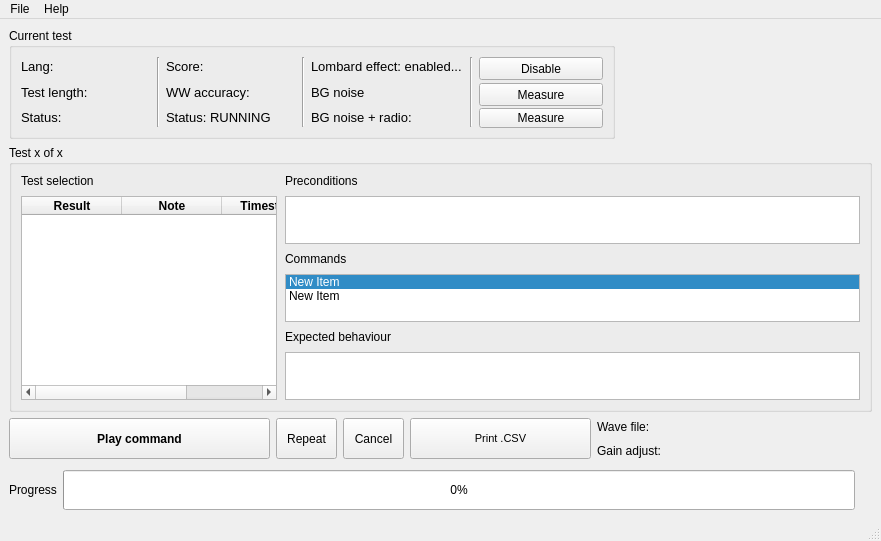
<?xml version="1.0" encoding="UTF-8"?>
<ui version="4.0">
 <class>MainWindow</class>
 <widget class="QMainWindow" name="MainWindow">
  <property name="enabled">
   <bool>true</bool>
  </property>
  <property name="geometry">
   <rect>
    <x>0</x>
    <y>0</y>
    <width>881</width>
    <height>541</height>
   </rect>
  </property>
  <property name="sizePolicy">
   <sizepolicy hsizetype="Preferred" vsizetype="Preferred">
    <horstretch>0</horstretch>
    <verstretch>7</verstretch>
   </sizepolicy>
  </property>
  <property name="minimumSize">
   <size>
    <width>881</width>
    <height>440</height>
   </size>
  </property>
  <property name="windowTitle">
   <string>MainWindow</string>
  </property>
  <property name="inputMethodHints">
   <set>Qt::ImhNone</set>
  </property>
  <widget class="QWidget" name="centralwidget">
   <property name="minimumSize">
    <size>
     <width>881</width>
     <height>413</height>
    </size>
   </property>
   <layout class="QGridLayout" name="gridLayout">
    <item row="0" column="0">
     <layout class="QVBoxLayout" name="verticalLayout_13">
      <item>
       <layout class="QVBoxLayout" name="verticalLayout_11">
        <item>
         <layout class="QVBoxLayout" name="verticalLayout_9">
          <item>
           <layout class="QHBoxLayout" name="horizontalLayout">
            <item>
             <widget class="QGroupBox" name="groupBox">
              <property name="minimumSize">
               <size>
                <width>561</width>
                <height>111</height>
               </size>
              </property>
              <property name="sizeIncrement">
               <size>
                <width>7</width>
                <height>0</height>
               </size>
              </property>
              <property name="title">
               <string>Current test</string>
              </property>
              <layout class="QVBoxLayout" name="verticalLayout_10">
               <item>
                <layout class="QHBoxLayout" name="horizontalLayout_5">
                 <item>
                  <layout class="QVBoxLayout" name="verticalLayout">
                   <item>
                    <widget class="QLabel" name="langLabel">
                     <property name="font">
                      <font>
                       <pointsize>10</pointsize>
                      </font>
                     </property>
                     <property name="text">
                      <string>Lang:</string>
                     </property>
                    </widget>
                   </item>
                   <item>
                    <widget class="QLabel" name="lengthLabel">
                     <property name="font">
                      <font>
                       <pointsize>10</pointsize>
                      </font>
                     </property>
                     <property name="text">
                      <string>Test length: </string>
                     </property>
                    </widget>
                   </item>
                   <item>
                    <widget class="QLabel" name="completedLabel">
                     <property name="font">
                      <font>
                       <pointsize>10</pointsize>
                      </font>
                     </property>
                     <property name="text">
                      <string>Status: </string>
                     </property>
                    </widget>
                   </item>
                  </layout>
                 </item>
                 <item>
                  <widget class="Line" name="line">
                   <property name="orientation">
                    <enum>Qt::Vertical</enum>
                   </property>
                  </widget>
                 </item>
                 <item>
                  <layout class="QVBoxLayout" name="verticalLayout_2">
                   <item>
                    <widget class="QLabel" name="scoreLabel">
                     <property name="font">
                      <font>
                       <pointsize>10</pointsize>
                      </font>
                     </property>
                     <property name="text">
                      <string>Score: </string>
                     </property>
                    </widget>
                   </item>
                   <item>
                    <widget class="QLabel" name="wwLabel">
                     <property name="font">
                      <font>
                       <pointsize>10</pointsize>
                      </font>
                     </property>
                     <property name="text">
                      <string>WW accuracy:</string>
                     </property>
                    </widget>
                   </item>
                   <item>
                    <widget class="QLabel" name="statusLabel">
                     <property name="font">
                      <font>
                       <pointsize>10</pointsize>
                      </font>
                     </property>
                     <property name="text">
                      <string>Status: RUNNING</string>
                     </property>
                    </widget>
                   </item>
                  </layout>
                 </item>
                 <item>
                  <widget class="Line" name="line_2">
                   <property name="orientation">
                    <enum>Qt::Vertical</enum>
                   </property>
                  </widget>
                 </item>
                 <item>
                  <layout class="QVBoxLayout" name="verticalLayout_6">
                   <item>
                    <widget class="QLabel" name="lombardLabel">
                     <property name="font">
                      <font>
                       <pointsize>10</pointsize>
                      </font>
                     </property>
                     <property name="text">
                      <string>Lombard effect: enabled...</string>
                     </property>
                    </widget>
                   </item>
                   <item>
                    <widget class="QLabel" name="noiseLabel">
                     <property name="font">
                      <font>
                       <pointsize>10</pointsize>
                      </font>
                     </property>
                     <property name="text">
                      <string>BG noise</string>
                     </property>
                    </widget>
                   </item>
                   <item>
                    <widget class="QLabel" name="noiseLabel_2">
                     <property name="enabled">
                      <bool>true</bool>
                     </property>
                     <property name="minimumSize">
                      <size>
                       <width>153</width>
                       <height>0</height>
                      </size>
                     </property>
                     <property name="font">
                      <font>
                       <pointsize>10</pointsize>
                      </font>
                     </property>
                     <property name="focusPolicy">
                      <enum>Qt::TabFocus</enum>
                     </property>
                     <property name="text">
                      <string>BG noise + radio: </string>
                     </property>
                    </widget>
                   </item>
                  </layout>
                 </item>
                 <item>
                  <widget class="Line" name="line_3">
                   <property name="orientation">
                    <enum>Qt::Vertical</enum>
                   </property>
                  </widget>
                 </item>
                 <item>
                  <layout class="QVBoxLayout" name="verticalLayout_3">
                   <item>
                    <widget class="QPushButton" name="pushButton">
                     <property name="minimumSize">
                      <size>
                       <width>100</width>
                       <height>23</height>
                      </size>
                     </property>
                     <property name="maximumSize">
                      <size>
                       <width>125</width>
                       <height>23</height>
                      </size>
                     </property>
                     <property name="text">
                      <string>Disable</string>
                     </property>
                    </widget>
                   </item>
                   <item>
                    <widget class="QPushButton" name="pushButton_2">
                     <property name="minimumSize">
                      <size>
                       <width>124</width>
                       <height>23</height>
                      </size>
                     </property>
                     <property name="maximumSize">
                      <size>
                       <width>124</width>
                       <height>23</height>
                      </size>
                     </property>
                     <property name="text">
                      <string>Measure</string>
                     </property>
                    </widget>
                   </item>
                   <item>
                    <widget class="QPushButton" name="pushButton_3">
                     <property name="minimumSize">
                      <size>
                       <width>124</width>
                       <height>20</height>
                      </size>
                     </property>
                     <property name="maximumSize">
                      <size>
                       <width>124</width>
                       <height>20</height>
                      </size>
                     </property>
                     <property name="text">
                      <string>Measure</string>
                     </property>
                    </widget>
                   </item>
                  </layout>
                 </item>
                </layout>
               </item>
              </layout>
             </widget>
            </item>
            <item>
             <widget class="QLabel" name="logoLabel">
              <property name="minimumSize">
               <size>
                <width>251</width>
                <height>91</height>
               </size>
              </property>
              <property name="maximumSize">
               <size>
                <width>251</width>
                <height>91</height>
               </size>
              </property>
              <property name="text">
               <string/>
              </property>
              <property name="pixmap">
               <pixmap resource="gui_imgs.qrc">:/images/vortex_logo_2.png</pixmap>
              </property>
              <property name="scaledContents">
               <bool>true</bool>
              </property>
             </widget>
            </item>
           </layout>
          </item>
          <item>
           <widget class="QGroupBox" name="groupBox_2">
            <property name="sizePolicy">
             <sizepolicy hsizetype="Preferred" vsizetype="Expanding">
              <horstretch>0</horstretch>
              <verstretch>0</verstretch>
             </sizepolicy>
            </property>
            <property name="minimumSize">
             <size>
              <width>861</width>
              <height>151</height>
             </size>
            </property>
            <property name="title">
             <string>Test x of x</string>
            </property>
            <property name="flat">
             <bool>false</bool>
            </property>
            <property name="checkable">
             <bool>false</bool>
            </property>
            <layout class="QHBoxLayout" name="horizontalLayout_11">
             <item>
              <layout class="QHBoxLayout" name="horizontalLayout_4" stretch="4,9">
               <property name="spacing">
                <number>8</number>
               </property>
               <property name="leftMargin">
                <number>0</number>
               </property>
               <item>
                <layout class="QVBoxLayout" name="verticalLayout_4">
                 <item>
                  <widget class="QLabel" name="label_3">
                   <property name="sizePolicy">
                    <sizepolicy hsizetype="Preferred" vsizetype="Fixed">
                     <horstretch>0</horstretch>
                     <verstretch>0</verstretch>
                    </sizepolicy>
                   </property>
                   <property name="text">
                    <string>Test selection</string>
                   </property>
                  </widget>
                 </item>
                 <item>
                  <widget class="QTableWidget" name="tableWidget">
                   <property name="sizePolicy">
                    <sizepolicy hsizetype="Ignored" vsizetype="Preferred">
                     <horstretch>0</horstretch>
                     <verstretch>0</verstretch>
                    </sizepolicy>
                   </property>
                   <property name="editTriggers">
                    <set>QAbstractItemView::AnyKeyPressed|QAbstractItemView::DoubleClicked</set>
                   </property>
                   <property name="cornerButtonEnabled">
                    <bool>true</bool>
                   </property>
                   <column>
                    <property name="text">
                     <string>Result</string>
                    </property>
                    <property name="font">
                     <font>
                      <weight>75</weight>
                      <bold>true</bold>
                     </font>
                    </property>
                   </column>
                   <column>
                    <property name="text">
                     <string>Note</string>
                    </property>
                    <property name="font">
                     <font>
                      <weight>75</weight>
                      <bold>true</bold>
                     </font>
                    </property>
                   </column>
                   <column>
                    <property name="text">
                     <string>Timestamp</string>
                    </property>
                    <property name="font">
                     <font>
                      <weight>75</weight>
                      <bold>true</bold>
                     </font>
                    </property>
                   </column>
                  </widget>
                 </item>
                </layout>
               </item>
               <item>
                <layout class="QVBoxLayout" name="verticalLayout_5">
                 <item>
                  <widget class="QLabel" name="label">
                   <property name="sizePolicy">
                    <sizepolicy hsizetype="Preferred" vsizetype="Fixed">
                     <horstretch>0</horstretch>
                     <verstretch>0</verstretch>
                    </sizepolicy>
                   </property>
                   <property name="text">
                    <string>Preconditions</string>
                   </property>
                  </widget>
                 </item>
                 <item>
                  <widget class="QTextBrowser" name="precBox">
                   <property name="sizePolicy">
                    <sizepolicy hsizetype="Minimum" vsizetype="Preferred">
                     <horstretch>0</horstretch>
                     <verstretch>0</verstretch>
                    </sizepolicy>
                   </property>
                   <property name="html">
                    <string>&lt;!DOCTYPE HTML PUBLIC &quot;-//W3C//DTD HTML 4.0//EN&quot; &quot;http://www.w3.org/TR/REC-html40/strict.dtd&quot;&gt;
&lt;html&gt;&lt;head&gt;&lt;meta name=&quot;qrichtext&quot; content=&quot;1&quot; /&gt;&lt;style type=&quot;text/css&quot;&gt;
p, li { white-space: pre-wrap; }
&lt;/style&gt;&lt;/head&gt;&lt;body style=&quot; font-family:'MS Shell Dlg 2'; font-size:8.25pt; font-weight:400; font-style:normal;&quot;&gt;
&lt;p style=&quot;-qt-paragraph-type:empty; margin-top:0px; margin-bottom:0px; margin-left:0px; margin-right:0px; -qt-block-indent:0; text-indent:0px;&quot;&gt;&lt;br /&gt;&lt;/p&gt;&lt;/body&gt;&lt;/html&gt;</string>
                   </property>
                  </widget>
                 </item>
                 <item>
                  <widget class="QLabel" name="commandsLabel">
                   <property name="sizePolicy">
                    <sizepolicy hsizetype="Preferred" vsizetype="Fixed">
                     <horstretch>0</horstretch>
                     <verstretch>0</verstretch>
                    </sizepolicy>
                   </property>
                   <property name="text">
                    <string>Commands</string>
                   </property>
                  </widget>
                 </item>
                 <item>
                  <widget class="QListWidget" name="commandsBox">
                   <property name="sizePolicy">
                    <sizepolicy hsizetype="Minimum" vsizetype="Maximum">
                     <horstretch>0</horstretch>
                     <verstretch>0</verstretch>
                    </sizepolicy>
                   </property>
                   <property name="dragEnabled">
                    <bool>false</bool>
                   </property>
                   <property name="alternatingRowColors">
                    <bool>false</bool>
                   </property>
                   <property name="currentRow">
                    <number>0</number>
                   </property>
                   <item>
                    <property name="text">
                     <string>New Item</string>
                    </property>
                   </item>
                   <item>
                    <property name="text">
                     <string>New Item</string>
                    </property>
                   </item>
                  </widget>
                 </item>
                 <item>
                  <widget class="QLabel" name="expectedLabel">
                   <property name="sizePolicy">
                    <sizepolicy hsizetype="Preferred" vsizetype="Fixed">
                     <horstretch>0</horstretch>
                     <verstretch>0</verstretch>
                    </sizepolicy>
                   </property>
                   <property name="text">
                    <string>Expected behaviour</string>
                   </property>
                  </widget>
                 </item>
                 <item>
                  <widget class="QListWidget" name="expectedBox">
                   <property name="sizePolicy">
                    <sizepolicy hsizetype="Minimum" vsizetype="Maximum">
                     <horstretch>0</horstretch>
                     <verstretch>0</verstretch>
                    </sizepolicy>
                   </property>
                  </widget>
                 </item>
                </layout>
               </item>
              </layout>
             </item>
            </layout>
           </widget>
          </item>
         </layout>
        </item>
       </layout>
      </item>
      <item>
       <layout class="QVBoxLayout" name="verticalLayout_12">
        <item>
         <layout class="QHBoxLayout" name="horizontalLayout_7">
          <item>
           <widget class="QPushButton" name="playButton">
            <property name="minimumSize">
             <size>
              <width>261</width>
              <height>41</height>
             </size>
            </property>
            <property name="font">
             <font>
              <weight>75</weight>
              <bold>true</bold>
             </font>
            </property>
            <property name="toolTip">
             <string notr="true">Play command</string>
            </property>
            <property name="toolTipDuration">
             <number>-1</number>
            </property>
            <property name="text">
             <string>Play command</string>
            </property>
            <property name="shortcut">
             <string notr="true">P</string>
            </property>
           </widget>
          </item>
          <item>
           <layout class="QHBoxLayout" name="horizontalLayout_9"/>
          </item>
          <item>
           <widget class="QPushButton" name="repeatButton">
            <property name="minimumSize">
             <size>
              <width>61</width>
              <height>41</height>
             </size>
            </property>
            <property name="maximumSize">
             <size>
              <width>61</width>
              <height>41</height>
             </size>
            </property>
            <property name="toolTip">
             <string notr="true">Repeat current command</string>
            </property>
            <property name="text">
             <string>Repeat</string>
            </property>
            <property name="shortcut">
             <string>R</string>
            </property>
           </widget>
          </item>
          <item>
           <widget class="QPushButton" name="cancel_button">
            <property name="minimumSize">
             <size>
              <width>61</width>
              <height>41</height>
             </size>
            </property>
            <property name="maximumSize">
             <size>
              <width>61</width>
              <height>41</height>
             </size>
            </property>
            <property name="text">
             <string>Cancel</string>
            </property>
            <property name="shortcut">
             <string>Ctrl+C</string>
            </property>
           </widget>
          </item>
          <item>
           <widget class="QPushButton" name="printButton">
            <property name="minimumSize">
             <size>
              <width>181</width>
              <height>41</height>
             </size>
            </property>
            <property name="maximumSize">
             <size>
              <width>181</width>
              <height>41</height>
             </size>
            </property>
            <property name="font">
             <font>
              <pointsize>8</pointsize>
              <weight>50</weight>
              <bold>false</bold>
             </font>
            </property>
            <property name="cursor">
             <cursorShape>PointingHandCursor</cursorShape>
            </property>
            <property name="toolTip">
             <string notr="true">Make .csv file from the test results</string>
            </property>
            <property name="statusTip">
             <string>Begin the test</string>
            </property>
            <property name="text">
             <string>Print .CSV</string>
            </property>
           </widget>
          </item>
          <item>
           <spacer name="horizontalSpacer_2">
            <property name="orientation">
             <enum>Qt::Horizontal</enum>
            </property>
            <property name="sizeHint" stdset="0">
             <size>
              <width>40</width>
              <height>20</height>
             </size>
            </property>
           </spacer>
          </item>
          <item>
           <layout class="QHBoxLayout" name="horizontalLayout_10"/>
          </item>
          <item>
           <layout class="QVBoxLayout" name="verticalLayout_7">
            <item>
             <widget class="QLabel" name="wavLabel">
              <property name="minimumSize">
               <size>
                <width>279</width>
                <height>17</height>
               </size>
              </property>
              <property name="text">
               <string>Wave file: </string>
              </property>
             </widget>
            </item>
            <item>
             <widget class="QLabel" name="gainLabel">
              <property name="minimumSize">
               <size>
                <width>279</width>
                <height>16</height>
               </size>
              </property>
              <property name="text">
               <string>Gain adjust:</string>
              </property>
             </widget>
            </item>
           </layout>
          </item>
         </layout>
        </item>
        <item>
         <spacer name="verticalSpacer_2">
          <property name="orientation">
           <enum>Qt::Vertical</enum>
          </property>
          <property name="sizeType">
           <enum>QSizePolicy::Minimum</enum>
          </property>
          <property name="sizeHint" stdset="0">
           <size>
            <width>20</width>
            <height>5</height>
           </size>
          </property>
         </spacer>
        </item>
        <item>
         <layout class="QHBoxLayout" name="horizontalLayout_3">
          <item>
           <widget class="QLabel" name="label_2">
            <property name="text">
             <string>Progress</string>
            </property>
           </widget>
          </item>
          <item>
           <widget class="QProgressBar" name="progressBar">
            <property name="minimumSize">
             <size>
              <width>0</width>
              <height>40</height>
             </size>
            </property>
            <property name="value">
             <number>0</number>
            </property>
           </widget>
          </item>
          <item>
           <spacer name="horizontalSpacer_3">
            <property name="orientation">
             <enum>Qt::Horizontal</enum>
            </property>
            <property name="sizeType">
             <enum>QSizePolicy::Fixed</enum>
            </property>
            <property name="sizeHint" stdset="0">
             <size>
              <width>17</width>
              <height>20</height>
             </size>
            </property>
           </spacer>
          </item>
         </layout>
        </item>
       </layout>
      </item>
     </layout>
    </item>
   </layout>
   <zorder></zorder>
  </widget>
  <widget class="QMenuBar" name="menubar">
   <property name="geometry">
    <rect>
     <x>0</x>
     <y>0</y>
     <width>881</width>
     <height>21</height>
    </rect>
   </property>
   <widget class="QMenu" name="menuFile">
    <property name="title">
     <string>File</string>
    </property>
    <addaction name="actionNew"/>
    <addaction name="actionResume"/>
    <addaction name="actionSave"/>
    <addaction name="actionView_testlog"/>
    <addaction name="separator"/>
    <addaction name="actionAudio_device"/>
    <addaction name="actionQuit"/>
   </widget>
   <widget class="QMenu" name="menuAbout">
    <property name="title">
     <string>Help</string>
    </property>
    <addaction name="actionOnline_guide"/>
    <addaction name="actionAbout"/>
   </widget>
   <addaction name="menuFile"/>
   <addaction name="menuAbout"/>
  </widget>
  <widget class="QStatusBar" name="statusbar"/>
  <action name="actionNew">
   <property name="text">
    <string>New</string>
   </property>
   <property name="statusTip">
    <string>Start a new test</string>
   </property>
   <property name="shortcut">
    <string>Ctrl+N</string>
   </property>
  </action>
  <action name="actionOnline_guide">
   <property name="text">
    <string>Manual</string>
   </property>
   <property name="statusTip">
    <string>Visit the GitHub page of the creator</string>
   </property>
   <property name="shortcut">
    <string>F1</string>
   </property>
  </action>
  <action name="actionResume">
   <property name="text">
    <string>Resume...</string>
   </property>
   <property name="statusTip">
    <string>Resume a test</string>
   </property>
   <property name="shortcut">
    <string>Ctrl+R</string>
   </property>
  </action>
  <action name="actionQuit">
   <property name="text">
    <string>Quit</string>
   </property>
   <property name="statusTip">
    <string>Quit the application</string>
   </property>
  </action>
  <action name="actionAbout">
   <property name="text">
    <string>About</string>
   </property>
   <property name="statusTip">
    <string>Version, metadata, generic information</string>
   </property>
  </action>
  <action name="actionSave">
   <property name="text">
    <string>Save</string>
   </property>
   <property name="shortcut">
    <string>Ctrl+S</string>
   </property>
  </action>
  <action name="actionAudio_device">
   <property name="text">
    <string>Settings</string>
   </property>
  </action>
  <action name="actionView_testlog">
   <property name="text">
    <string>Consult testlog</string>
   </property>
  </action>
 </widget>
 <resources>
  <include location="gui_imgs.qrc"/>
  <include location="../../../../../../.designer/backup/gui_imgs.qrc"/>
 </resources>
 <connections/>
</ui>
